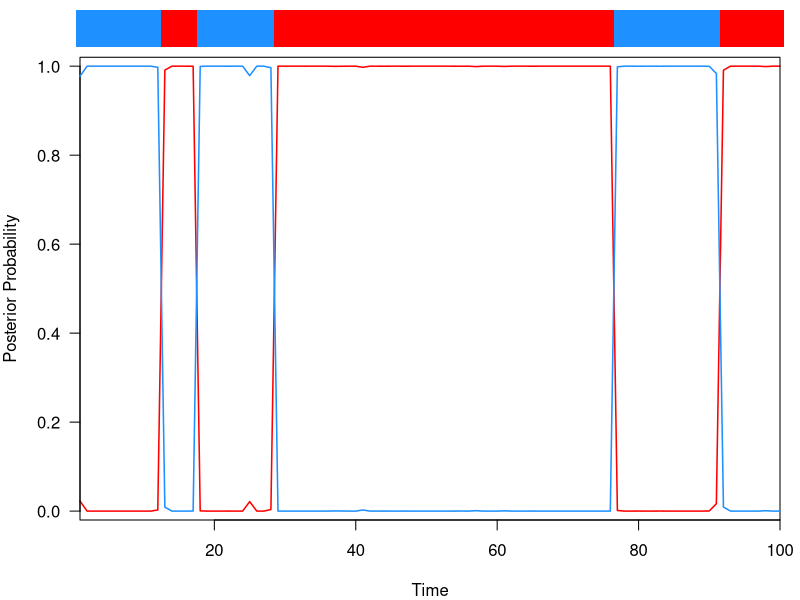

Reproduce this figure in R.
##HMM-Forward-Backward algorithm

#Stationary probability calculation
stationaryProb <- function(tau){
  return(tau/sum(tau))
}

#Transition matrix is constructed
transProb <- function(tau){
  return(matrix(c(1-tau[1], tau[1], tau[2], 1-tau[2]), byrow=TRUE, nrow=2))
}


#Simulates some data for the chain
simulate <- function(TT, tau, mu, sigma2){
  #get transition matrix and stationary probabilities
  tm <- transProb(tau)
  st <- stationaryProb(tau)
  
  #hidden states are 1 for resting and 2 for active
  s <- numeric(TT)
  s[1] <- sample(1:2, 1, prob=st)
  for(i in 2:TT){
    s[i] <- sample(1:2, 1, prob=tm[s[i-1],])
  }
  
  #Data is simulated
  d <- rnorm(TT, mean=mu[s], sd=sqrt(sigma2));
  
  return(data.frame(s=s, d=d));
}

#Function for forward recursion
runForward <- function(data, tau, mu, sigma2){
  #Gets the transition matrix and stationary probabilities
  tm <- transProb(tau)
  st <- stationaryProb(tau)
  sigma <- sqrt(sigma2)
  
  #Storage for timepoints
  TT <- length(data)
  #alpha is the recursive variable, generated for each timepoint
  alpha <- matrix(data=0, nrow=TT, ncol=2)
  
  #Alpha 1 is created
  alpha[1,] <- dnorm(data[1], mu, sigma) * st 
  #Normalization
  s <- sum(alpha[1,])
  alpha[1,] <- alpha[1,] / s
  scale <- log(s)
  
  
  for(i in 2:TT){
    #Recursively calculating the future alphas. %*% is matrix multiplication
    #We get the previous alpha, times the transition matrix, times the probability of the current state (normal distribution) with the estimates for mu, sigma
    alpha[i,] <- (alpha[i-1,] %*% tm) * dnorm(data[i], mu, sigma)
    #More normalization
    s <- sum(alpha[i,])
    alpha[i,] <- alpha[i,] / s
    
    scale <- scale + log(s)    
  }
  
  return(list("alpha"= alpha, "scale"=scale));
}


#Functions for backwards recursion

runBackward <- function(data, tau, mu, sigma2, alpha){
  #Getting the transition matrix
  tm <- transProb(tau)
  sigma <- sqrt(sigma2)
  
  #Storage is prepared
  TT <- length(data)
  beta <- matrix(data=0, nrow=TT, ncol=2)
  gamma <- matrix(data=0, nrow=TT, ncol=2)
  
  #Initial beta is always 1
  beta[TT,] <- 1
  gamma[TT,] <- alpha[TT,] * beta[TT,]
  gamma[TT,] <- gamma[TT,] / sum(gamma[TT,])
  
  #Recursion starts
  for(i in (TT-1):1){
    #t(tm) is the transpose of the transition matrix. 
    beta[i,] <- (beta[i+1,] * dnorm(data[i+1], mu, sigma)) %*% t(tm)
    s <- sum(beta[i,])
    beta[i,] <- beta[i,] / s
    
    #then gamma is a normalized alpha*beta, and then normalized.
    gamma[i,] <- alpha[i,] * beta[i,]
    gamma[i,] <- gamma[i,] / sum(gamma[i,])
  }
  
  #return beta and gamma
  return(list("beta"=beta, "gamma"=gamma))
}



#Bayesian inference
estimateStatesBayesian <- function(data, tau, mu, sigma2){
  #Forward-backward recursion is run
  f <- runForward(data, tau, mu, sigma2)
  b <- runBackward(data, tau, mu, sigma2, f$alpha)
  
  #Backward object is returned
  return(b$gamma)
}

#Plotting is done here
plotStatePosteriors <- function(data, gamma, col=c('red', 'dodgerblue'), lwd=1.5){
  layout(matrix(1:2, ncol=1), heights=c(0.1,1))
  par(mar=c(0,4,0.5,1.0), oma=c(4,0,0,0), yaxs='i', xaxs='i', las=1, xpd=NA)
  
  #plot true states on top
  plot(0, type='n', xaxt='n', yaxt='n', xlab="", ylab="", xlim=c(1, length(data$s)), bty='n')
  change <- c(1, which(data$s[2:length(data$s)] != data$s[1:(length(data$s)-1)])+1, length(data$s)+1)
  for(i in 2:length(change)){
    rect(change[i-1]-0.5, par("usr")[3], change[i]-0.5, par("usr")[4], col=col[data$s[change[i-1]]], border=NA)
  }
  
  #plot posterior probabilities
  plot(gamma[,1], type='l', col=col[1], xlab="Time", ylab="Posterior Probability", lwd=lwd, ylim=c(-0.02,1.02))
  lines(gamma[,2], type='l', col=col[2], lwd=lwd)
}


#Everything is run

TT <- 100
tau <- c(0.05, 0.05)
##If these are set to be even, the algorithm can't distinguish the states
mu <- c(10, 140)
sigma2 <- 1000

data <- simulate(TT, tau, mu, sigma2)
gamma <- estimateStatesBayesian(data$d, tau, mu, sigma2)
plotStatePosteriors(data, gamma)
